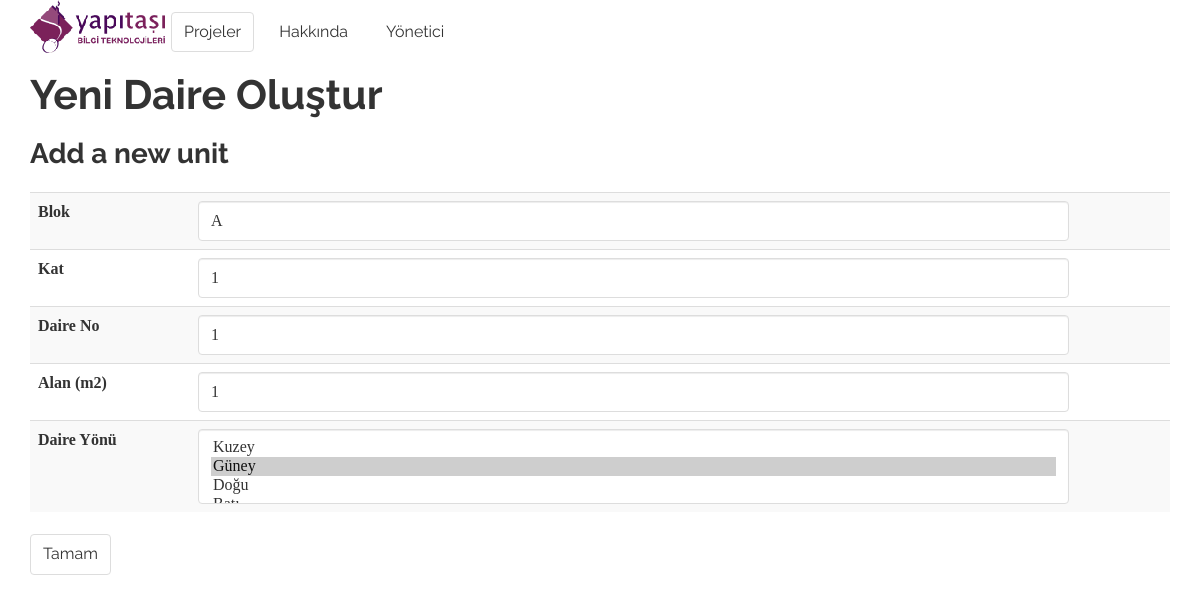
Page /unit/edit_unit/2/ on the earlier database version.
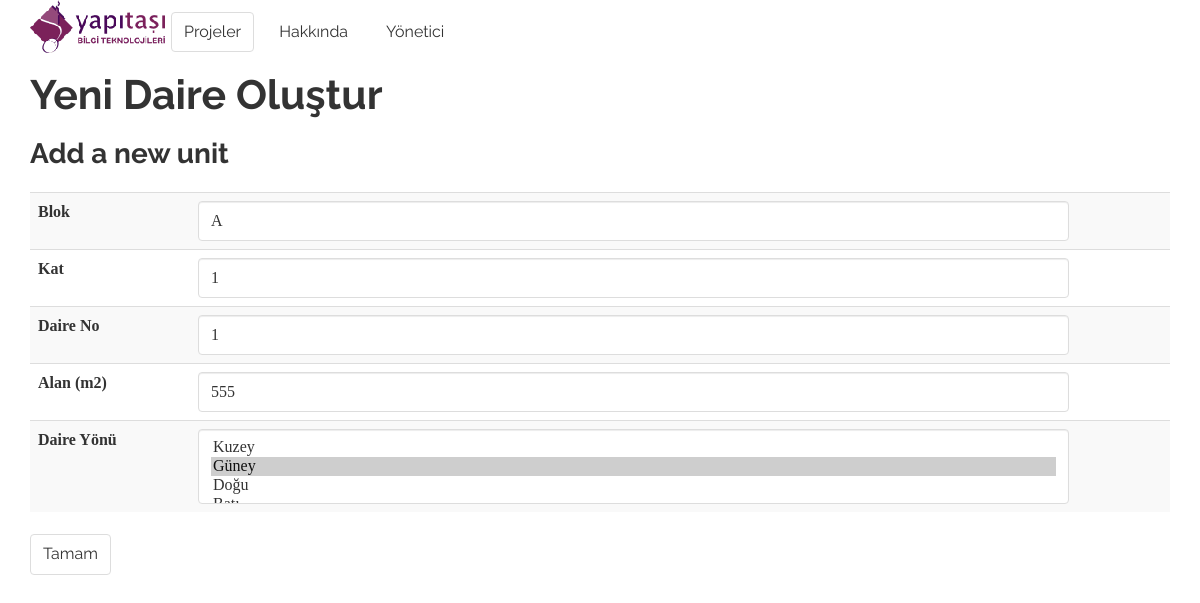
Same page on the later database version.
### unit/models.py (models this page shows, shortened)
class Unit(models.Model):
    project = models.ForeignKey(Project)
    block = models.CharField('block', max_length=10)
    floor = models.IntegerField('unit_floor')
    unit_no = models.IntegerField('unit_no')
    area = models.IntegerField('gross area (m2)')
    direction = models.CharField('direction', max_length=2)
    class Meta:
        unique_together = ('project','block', 'floor', 'unit_no',)

### unit/views.py (the view)
# urls.py: url(r'^edit_unit/(?P<id>[\d]+)/$', views.edit_unit, name='edit_unit'),
def edit_unit(request, id):
    unit = get_object_or_404(Unit, id=id)
    form = UnitForm(request.POST or None, instance=unit)
    success = False
    if form.is_valid():
        form.save()
        success = True
    return render(request, 'unit/add_unit.html', {'form': form,
                                                  'success': success,})

### unit/templates/unit/add_unit.html (shortened to what this page needs)
{% extends 'common/base.html' %}
{% block content %}
    <h1>Yeni Daire Oluştur</h1>
    <h3>{% if project. %}Updating {{unit}}{% else %}Add a new unit{% endif %}</h3>
    <form id="category_form" method="post">{% csrf_token %}
    <div class="form-group">
        <table class="table table-striped table-hover">
                {% for field in form.visible_fields %}
                    <tr>
                        <td style="width:160px">  <label class="control-label" for="focusedInput">{{ field.help_text }}</label></td>
                        <td>{{ field }}</td>
                        <td>{{ field.errors }}</td>
                    </tr>
                {% endfor %}
        </table>
    </div>
        <input type="submit" name="submit" class="btn btn-default" value="Tamam"/>
    </form>
{% endblock content %}

Differences in the rows shown:
changed Unit "Kuzey / Güney ☑ / Doğu": area "1" → "555"
